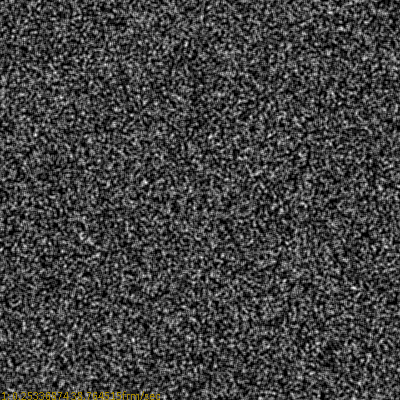
Frame 1 (no input)
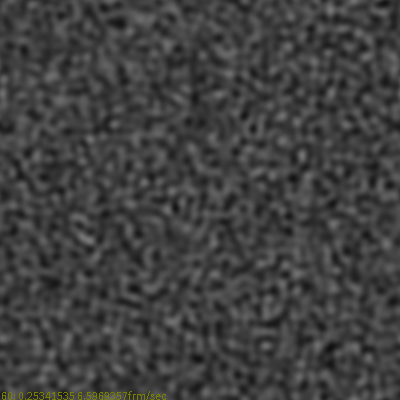
Frame 60 (the mouse pressed at the canvas centre just before this capture)
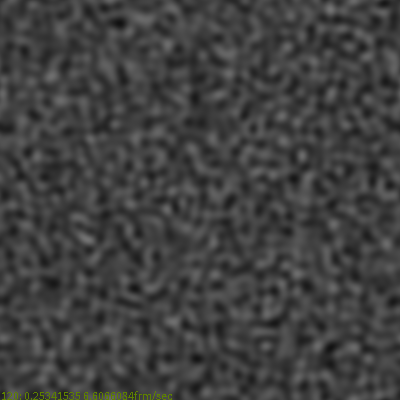
Frame 120 (the mouse held since frame 60 and released just before this capture)

The Processing sketch that drew these frames (run headless with seeded random() and noise(); from frame 60 on, the mouse is pressed at the canvas centre):

// Processing sketch: Pattern05
// ── Pattern05.pde
/// Simple floating point based cellular automaton.

int SIDE=400;  //< ???
double[][] cstates=new double[SIDE][SIDE]; //< Current states of cells
double[][] nstates=new double[SIDE][SIDE]; //< New states of cells
float DENS=0.25; //0.5;0.15 etc...

//Weights depending on the neighbor's distance
double WeightDist3=-0.3; //-0.333333333333333333;//-0.4; //-0.2;
double WeightDist2=0.1; // 0.1;//-0.1; //-0.05;
double WeightDist1=6.066666666666667; // 6.155555555555555556;//6.68888888888889;//1.0; //6.06666666666667;
double WeightSum=9*WeightDist1+16*WeightDist2+24*WeightDist3; //< Used in the main loop!

//Statistic
float average=0;

void settings() ///< ???
{
  size(SIDE, SIDE);
  noSmooth();
}

void initialiseDens() ///< ???
{
  for (int i=0; i<SIDE; i++)
    for (int j=0; j<SIDE; j++)
      if (random(1.0)<DENS)
        cstates[i][j]=1.0;
      else
        cstates[i][j]=0.0;
}

void initialiseLine() ///< Alternative initialisation
{
  for (int i=0; i<SIDE; i++)
    for (int j=0; j<SIDE; j++)
      if (j==SIDE/2)
        cstates[i][j]=1.0;
      else
        cstates[i][j]=0.0;
}

void visualise() ///< ???
{
  double sum=0; //More precise
  for (int i=0; i<SIDE; i++)
    for (int j=0; j<SIDE; j++)
    {
      double value=cstates[i][j];
      sum+=value;
      
      if(0.<=value && value<=1.)
        stroke((float)value*255);
      else if(value<0.)
        stroke(255,0,0);
      else
        stroke(0,255,255);
        
      point(i,j);  
    }
    
  average=(float)sum/(SIDE*SIDE); //with limited precision of the result
}

void newStates() ///< ???
{
  for (int i=0; i<SIDE; i++)
    for (int j=0; j<SIDE; j++)
    {
      double sum=0;
      for(int k=-3;k<=3;k++)
       for(int l=-3;l<=3;l++)
       {
         int a=(i+k+SIDE)%SIDE;
         int b=(j+l+SIDE)%SIDE;
         
         double w=WeightDist1;
         
         //when any neighborhood coordinate is distant by 3.
         if(k==-3 || k==3 || l==-3 || l==3)
           w=WeightDist3;
         else if(k==-2 || k==2 || l==-2 || l==2) // and if not at 3, then at 2
           w=WeightDist2;
           
         sum+=cstates[a][b]*w;
       }
       
       sum/=WeightSum;
       //If the initial density is not 0.5, then for many sets of weights 
       //the truncations below zero and above 1 do not balance each other, 
       //and the average then tends to 0.5 (faster or slower)
       if(0.<=sum && sum<=1.)
         nstates[i][j]=sum;
       else if(sum<0) 
         nstates[i][j]=0.;
       else
         nstates[i][j]=1.;
       
    }
   
   double[][] tmp=cstates;
   cstates=nstates;
   nstates=tmp;
}

void setup() ///< ???
{
  if(DENS>0) //selection of initialization method
    initialiseDens();
  else
    initialiseLine();
  visualise();
  frameRate(100); // 100 frame/sec.? Just a wishful thinking :-D
}

void draw() ///< ???
{
  newStates();
  visualise();
  fill(64+random(128),128,0);
  String msg=frameCount+": "+average+" "+frameRate+"frm/sec";
  text(msg,1,height); // here we have the actual speed.
  if(frameCount%10==0) println(msg);
}

/// @date 2026-10-16 ( → https://github.com/borkowsk/bookProcessingEN)
